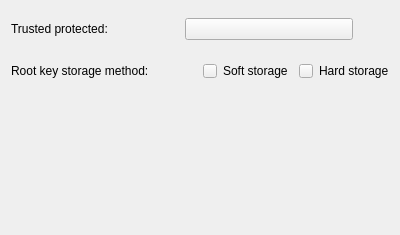
<?xml version="1.0" encoding="UTF-8"?>
<ui version="4.0">
 <class>SettingsTrusted</class>
 <widget class="QWidget" name="SettingsTrusted">
  <property name="geometry">
   <rect>
    <x>0</x>
    <y>0</y>
    <width>400</width>
    <height>235</height>
   </rect>
  </property>
  <property name="windowTitle">
   <string>Form</string>
  </property>
  <layout class="QVBoxLayout" name="verticalLayout">
   <item>
    <layout class="QHBoxLayout" name="horizontalLayout">
     <property name="rightMargin">
      <number>36</number>
     </property>
     <item>
      <widget class="QLabel" name="label">
       <property name="minimumSize">
        <size>
         <width>0</width>
         <height>36</height>
        </size>
       </property>
       <property name="text">
        <string>Trusted protected:</string>
       </property>
      </widget>
     </item>
     <item>
      <widget class="QPushButton" name="m_switch">
       <property name="sizePolicy">
        <sizepolicy hsizetype="Minimum" vsizetype="Fixed">
         <horstretch>0</horstretch>
         <verstretch>0</verstretch>
        </sizepolicy>
       </property>
       <property name="cursor">
        <cursorShape>PointingHandCursor</cursorShape>
       </property>
       <property name="text">
        <string/>
       </property>
      </widget>
     </item>
    </layout>
   </item>
   <item>
    <layout class="QHBoxLayout" name="horizontalLayout_2">
     <item>
      <widget class="QLabel" name="label_2">
       <property name="minimumSize">
        <size>
         <width>0</width>
         <height>36</height>
        </size>
       </property>
       <property name="text">
        <string>Root key storage method:</string>
       </property>
      </widget>
     </item>
     <item>
      <layout class="QHBoxLayout" name="horizontalLayout_5">
       <item>
        <layout class="QHBoxLayout" name="horizontalLayout_3">
         <item>
          <widget class="QPushButton" name="m_soft">
           <property name="sizePolicy">
            <sizepolicy hsizetype="Fixed" vsizetype="Fixed">
             <horstretch>0</horstretch>
             <verstretch>0</verstretch>
            </sizepolicy>
           </property>
           <property name="minimumSize">
            <size>
             <width>14</width>
             <height>14</height>
            </size>
           </property>
           <property name="maximumSize">
            <size>
             <width>14</width>
             <height>14</height>
            </size>
           </property>
           <property name="cursor">
            <cursorShape>PointingHandCursor</cursorShape>
           </property>
           <property name="text">
            <string/>
           </property>
          </widget>
         </item>
         <item>
          <widget class="QLabel" name="label_3">
           <property name="text">
            <string>Soft storage</string>
           </property>
          </widget>
         </item>
        </layout>
       </item>
       <item>
        <layout class="QHBoxLayout" name="horizontalLayout_4">
         <item>
          <widget class="QPushButton" name="m_hard">
           <property name="sizePolicy">
            <sizepolicy hsizetype="Fixed" vsizetype="Fixed">
             <horstretch>0</horstretch>
             <verstretch>0</verstretch>
            </sizepolicy>
           </property>
           <property name="minimumSize">
            <size>
             <width>14</width>
             <height>14</height>
            </size>
           </property>
           <property name="maximumSize">
            <size>
             <width>14</width>
             <height>14</height>
            </size>
           </property>
           <property name="cursor">
            <cursorShape>PointingHandCursor</cursorShape>
           </property>
           <property name="text">
            <string/>
           </property>
          </widget>
         </item>
         <item>
          <widget class="QLabel" name="m_hardLabel">
           <property name="cursor">
            <cursorShape>ArrowCursor</cursorShape>
           </property>
           <property name="text">
            <string>Hard storage</string>
           </property>
          </widget>
         </item>
        </layout>
       </item>
      </layout>
     </item>
    </layout>
   </item>
   <item>
    <spacer name="verticalSpacer">
     <property name="orientation">
      <enum>Qt::Vertical</enum>
     </property>
     <property name="sizeHint" stdset="0">
      <size>
       <width>20</width>
       <height>40</height>
      </size>
     </property>
    </spacer>
   </item>
  </layout>
 </widget>
 <resources/>
 <connections/>
</ui>
